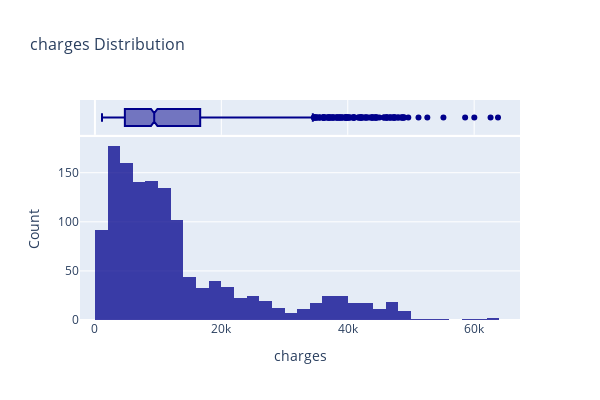

Notebook cell for this chart:
### Code cell
dist('charges')

### Figure 1 — Plotly figure (JSON) as saved in the notebook; plotly's stock layout.template omitted (floating-point values rounded to 4 significant figures; data arrays with more than 128 entries replaced by an {"elided": "..."} marker saying what was removed)
{"data": [{"bingroup": "x", "hovertemplate": "charges=%{x}<br>count=%{y}<extra></extra>", "legendgroup": "", "marker": {"color": "darkblue", "opacity": 0.75, "pattern": {"shape": ""}}, "name": "", "nbinsx": 50, "orientation": "v", "showlegend": false, "type": "histogram", "x": {"elided": "1338 float values"}, "xaxis": "x", "yaxis": "y"}, {"hovertemplate": "charges=%{x}<extra></extra>", "legendgroup": "", "marker": {"color": "darkblue"}, "name": "", "notched": true, "showlegend": false, "type": "box", "x": {"elided": "1338 float values"}, "xaxis": "x2", "yaxis": "y2"}], "layout": {"barmode": "relative", "height": 400, "legend": {"tracegroupgap": 0}, "title": {"font": {"size": 16}, "text": "charges Distribution"}, "width": 600, "xaxis": {"anchor": "y", "domain": [0, 1], "title": {"text": "charges"}}, "xaxis2": {"anchor": "y2", "domain": [0, 1], "matches": "x", "showgrid": true, "showticklabels": false}, "yaxis": {"anchor": "x", "domain": [0, 0.8316], "title": {"text": "Count"}}, "yaxis2": {"anchor": "x2", "domain": [0.8416, 1], "matches": "y2", "showgrid": false, "showline": false, "showticklabels": false, "ticks": ""}}}
